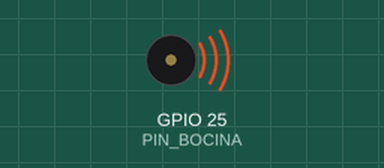
This sketch was run on a simulated ESP32. On the bench: buzzer (waves = sounding). Random numbers use the default seed unless the sketch sets one; what the sketch prints to the serial monitor is not drawn.

Above: at 0.1 s.
At 39.9 s:
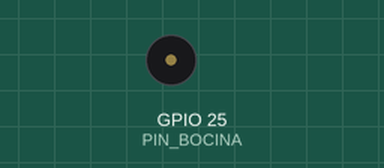
Timing chart, 0 to 40.0 s (numbered marks = the images above):
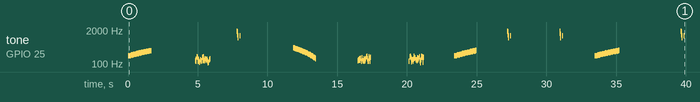

Measured:
- by itself, tone on GPIO 25 (PIN_BOCINA): plays 204 Hz for 0.02 s, 207 Hz for 0.02 s, 209 Hz for 0.02 s, 210 Hz for 0.02 s, 209 Hz for 0.02 s, 207 Hz for 0.02 s … (499 notes in this stretch)

The sketch:

PruebaBocina.ino
```cpp
// Ambiente de cueva estilo Minecraft (aproximación) - ESP32
// Bocina: GPIO 25 -> 470Ω -> base 2N2222 (ver esquema con transistor)
// Compatible con core ESP32 v2.x y v3.x

const int PIN_BOCINA = 25;
const int VOLUMEN = 100;   // duty de 0 a 127 (127 = máximo)

#if ESP_ARDUINO_VERSION_MAJOR >= 3
  void iniciarBocina()     { ledcAttach(PIN_BOCINA, 2000, 8); }
  void sonar(int f)        { ledcWriteTone(PIN_BOCINA, f); }
  void ponerDuty(int d)    { ledcWrite(PIN_BOCINA, d); }
#else
  const int CANAL = 0;
  void iniciarBocina() {
    ledcSetup(CANAL, 2000, 8);
    ledcAttachPin(PIN_BOCINA, CANAL);
  }
  void sonar(int f)        { ledcWriteTone(CANAL, f); }
  void ponerDuty(int d)    { ledcWrite(CANAL, d); }
#endif

void silencio(int ms) {
  sonar(0);
  delay(ms);
}

// Nota que baja (o sube) lentamente de f1 a f2, con vibrato suave
void deslizar(int f1, int f2, int duracionMs) {
  int pasos = duracionMs / 15;
  for (int i = 0; i < pasos; i++) {
    float t = (float)i / pasos;
    float f = f1 + (f2 - f1) * t;
    f += 6 * sin(i * 0.5);                 // vibrato
    sonar((int)f);
    // fade in / fade out del volumen
    float env = (t < 0.2) ? t / 0.2 : (t > 0.7 ? (1 - t) / 0.3 : 1.0);
    ponerDuty((int)(VOLUMEN * env));
    delay(15);
  }
  sonar(0);
}

// Gota de agua / eco agudo
void gota() {
  for (int f = 1800; f > 900; f -= 100) {
    sonar(f);
    ponerDuty(VOLUMEN);
    delay(8);
  }
  sonar(0);
  delay(120);
  sonar(1200); ponerDuty(VOLUMEN / 3); delay(30);   // eco
  sonar(0);
}

// Retumbo grave irregular
void retumbo(int duracionMs) {
  unsigned long inicio = millis();
  while (millis() - inicio < duracionMs) {
    sonar(random(110, 200));
    ponerDuty(random(VOLUMEN / 2, VOLUMEN));
    delay(random(20, 60));
  }
  sonar(0);
}

void setup() {
  Serial.begin(115200);
  iniciarBocina();
  randomSeed(esp_random());
  Serial.println("Ambiente de cueva...");
}

void loop() {
  int efecto = random(0, 4);
  switch (efecto) {
    case 0: deslizar(420, 160, random(1500, 2500)); break;
    case 1: deslizar(200, 330, random(1200, 2000)); break;
    case 2: retumbo(random(800, 1500));             break;
    case 3: gota();                                 break;
  }
  silencio(random(1500, 4500));   // silencios largos, típicos de cueva
}
```
